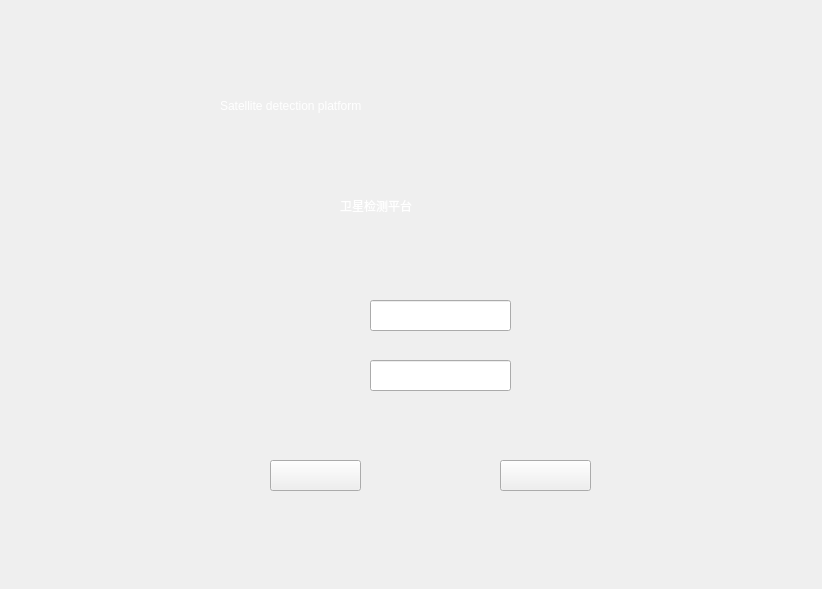
<?xml version="1.0" encoding="UTF-8"?>
<ui version="4.0">
 <class>Form_Login</class>
 <widget class="QWidget" name="Form_Login">
  <property name="geometry">
   <rect>
    <x>0</x>
    <y>0</y>
    <width>822</width>
    <height>589</height>
   </rect>
  </property>
  <property name="windowTitle">
   <string>卫星检测系统</string>
  </property>
  <property name="autoFillBackground">
   <bool>false</bool>
  </property>
  <property name="styleSheet">
   <string notr="true">#Form_Login {
	border-image: url(:/resources/images/background.png);
}</string>
  </property>
  <widget class="QPushButton" name="btn_login">
   <property name="geometry">
    <rect>
     <x>270</x>
     <y>460</y>
     <width>91</width>
     <height>31</height>
    </rect>
   </property>
   <property name="styleSheet">
    <string notr="true">border-image: url(:/resources/images/load_1.jpg);</string>
   </property>
   <property name="text">
    <string/>
   </property>
  </widget>
  <widget class="QPushButton" name="bt_quit">
   <property name="geometry">
    <rect>
     <x>500</x>
     <y>460</y>
     <width>91</width>
     <height>31</height>
    </rect>
   </property>
   <property name="styleSheet">
    <string notr="true">border-image: url(:/resources/images/close_1.jpg);</string>
   </property>
   <property name="text">
    <string/>
   </property>
  </widget>
  <widget class="QLineEdit" name="le_user_info">
   <property name="geometry">
    <rect>
     <x>370</x>
     <y>300</y>
     <width>141</width>
     <height>31</height>
    </rect>
   </property>
  </widget>
  <widget class="QLineEdit" name="le_pwd_info">
   <property name="geometry">
    <rect>
     <x>370</x>
     <y>360</y>
     <width>141</width>
     <height>31</height>
    </rect>
   </property>
  </widget>
  <widget class="QLabel" name="label">
   <property name="geometry">
    <rect>
     <x>220</x>
     <y>90</y>
     <width>501</width>
     <height>31</height>
    </rect>
   </property>
   <property name="styleSheet">
    <string notr="true">color: rgb(255, 255, 255);
font: 20pt &quot;楷体&quot;;</string>
   </property>
   <property name="text">
    <string>Satellite detection platform</string>
   </property>
  </widget>
  <widget class="QLabel" name="label_2">
   <property name="geometry">
    <rect>
     <x>340</x>
     <y>190</y>
     <width>231</width>
     <height>31</height>
    </rect>
   </property>
   <property name="styleSheet">
    <string notr="true">color: rgb(255, 255, 255);
font: 20pt &quot;楷体&quot;;</string>
   </property>
   <property name="text">
    <string>卫星检测平台</string>
   </property>
  </widget>
  <widget class="QLabel" name="label_user_icon">
   <property name="geometry">
    <rect>
     <x>300</x>
     <y>300</y>
     <width>41</width>
     <height>31</height>
    </rect>
   </property>
   <property name="styleSheet">
    <string notr="true">border-image: url(:/resources/images/user.png);</string>
   </property>
   <property name="text">
    <string/>
   </property>
  </widget>
  <widget class="QLabel" name="label_pwd_icon">
   <property name="geometry">
    <rect>
     <x>300</x>
     <y>360</y>
     <width>41</width>
     <height>31</height>
    </rect>
   </property>
   <property name="styleSheet">
    <string notr="true">border-image: url(:/resources/images/pwd.png);</string>
   </property>
   <property name="text">
    <string/>
   </property>
  </widget>
 </widget>
 <resources>
  <include location="apprcc.qrc"/>
 </resources>
 <connections/>
</ui>
